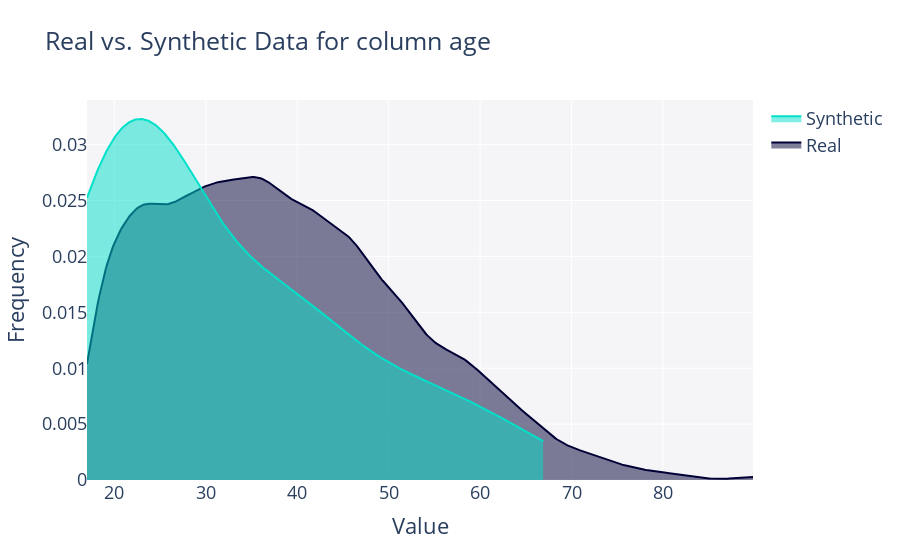
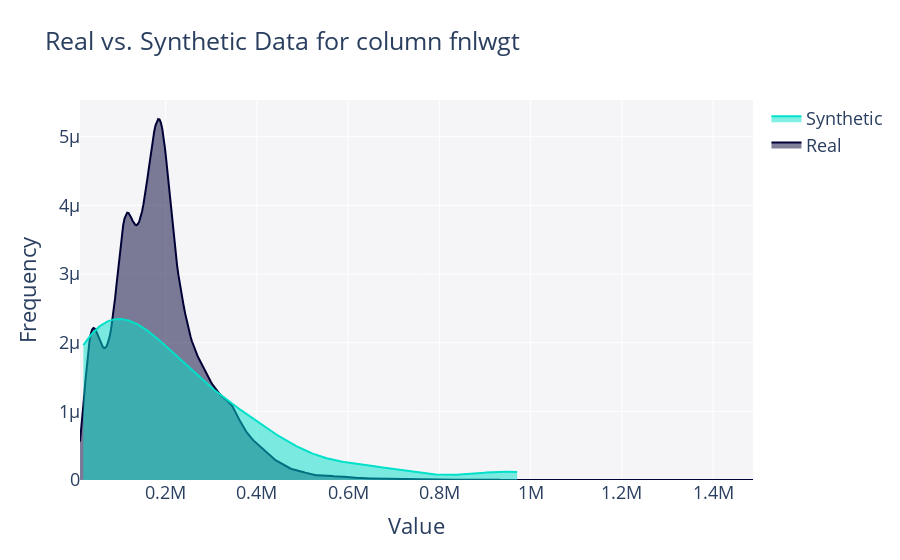
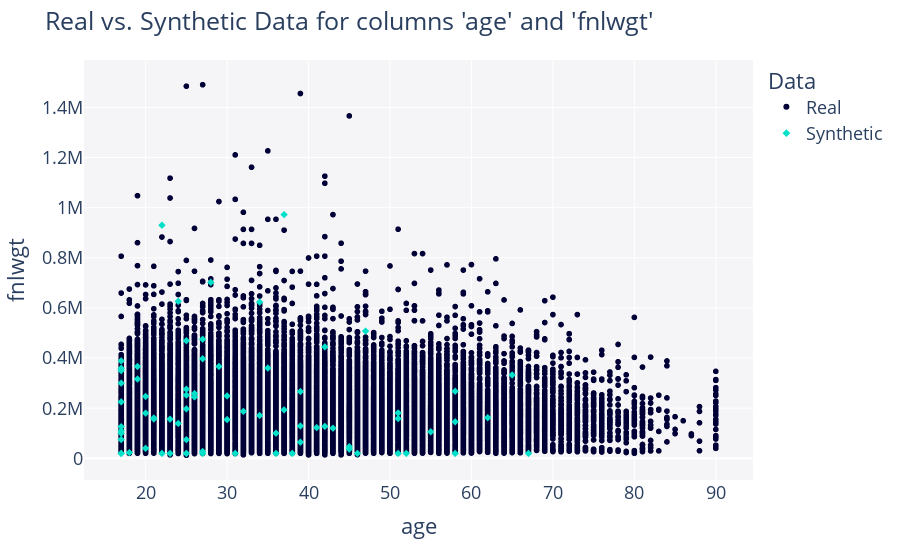

Notebook source saved alongside these figures, in order:
### Code cell
# SDV Data Analysis
# needs: original data, synthetic data, metadata

# quality check
print("=== Quality Report ===")
quality_report = evaluate_quality(
    real_data=train_df,
    synthetic_data=synth_df,
    metadata=metadata)

print("=== Diagnostic Report ===")
diagnostic_report = run_diagnostic(
    real_data=train_df,
    synthetic_data=synth_df,
    metadata=metadata)

# distribution analysis

print("=== Column Report ===")
fig = get_column_plot(
    real_data=train_df,
    synthetic_data=synth_df,
    column_name='age',
    metadata=metadata
)
fig.show()
fig = get_column_plot(
    real_data=train_df,
    synthetic_data=synth_df,
    column_name='fnlwgt',
    metadata=metadata
)
fig.show()

fig = get_column_pair_plot(
    real_data=train_df,
    synthetic_data=synth_df,
    metadata=metadata,
    column_names=['age', 'fnlwgt'],
)
fig.show()

# TODO: Wonder how this would look as column pair plot of a column and the y_pred

### Figure 1 — Plotly figure (JSON) as saved in the notebook; plotly's stock layout.template omitted (floating-point values rounded to 4 significant figures; data arrays with more than 128 entries replaced by an {"elided": "..."} marker saying what was removed)
{"data": [{"fill": "tozeroy", "hovertemplate": "<b>Real</b><br>Value: %{x}<br>Frequency: %{y}<extra></extra>", "legendgroup": "Real", "marker": {"color": "#000036"}, "mode": "lines", "name": "Real", "showlegend": true, "type": "scatter", "x": {"elided": "500 float values"}, "xaxis": "x", "y": {"elided": "500 float values"}, "yaxis": "y"}, {"fill": "tozeroy", "hovertemplate": "<b>Synthetic</b><br>Value: %{x}<br>Frequency: %{y}<extra></extra>", "legendgroup": "Synthetic", "marker": {"color": "#01E0C9"}, "mode": "lines", "name": "Synthetic", "showlegend": true, "type": "scatter", "x": {"elided": "500 float values"}, "xaxis": "x", "y": {"elided": "500 float values"}, "yaxis": "y"}], "layout": {"barmode": "overlay", "font": {"size": 18}, "hovermode": "closest", "legend": {"traceorder": "reversed"}, "plot_bgcolor": "#F5F5F8", "title": {"text": "Real vs. Synthetic Data for column age"}, "xaxis": {"anchor": "y2", "domain": [0, 1], "title": {"text": "Value"}, "zeroline": false}, "yaxis": {"anchor": "free", "domain": [0, 1], "position": 0, "title": {"text": "Frequency"}}}}

### Figure 2 — Plotly figure (JSON) as saved in the notebook; plotly's stock layout.template omitted (floating-point values rounded to 4 significant figures; data arrays with more than 128 entries replaced by an {"elided": "..."} marker saying what was removed)
{"data": [{"fill": "tozeroy", "hovertemplate": "<b>Real</b><br>Value: %{x}<br>Frequency: %{y}<extra></extra>", "legendgroup": "Real", "marker": {"color": "#000036"}, "mode": "lines", "name": "Real", "showlegend": true, "type": "scatter", "x": {"elided": "500 float values"}, "xaxis": "x", "y": {"elided": "500 float values"}, "yaxis": "y"}, {"fill": "tozeroy", "hovertemplate": "<b>Synthetic</b><br>Value: %{x}<br>Frequency: %{y}<extra></extra>", "legendgroup": "Synthetic", "marker": {"color": "#01E0C9"}, "mode": "lines", "name": "Synthetic", "showlegend": true, "type": "scatter", "x": {"elided": "500 float values"}, "xaxis": "x", "y": {"elided": "500 float values"}, "yaxis": "y"}], "layout": {"barmode": "overlay", "font": {"size": 18}, "hovermode": "closest", "legend": {"traceorder": "reversed"}, "plot_bgcolor": "#F5F5F8", "title": {"text": "Real vs. Synthetic Data for column fnlwgt"}, "xaxis": {"anchor": "y2", "domain": [0, 1], "title": {"text": "Value"}, "zeroline": false}, "yaxis": {"anchor": "free", "domain": [0, 1], "position": 0, "title": {"text": "Frequency"}}}}

### Figure 3 — Plotly figure (JSON) as saved in the notebook; plotly's stock layout.template omitted (floating-point values rounded to 4 significant figures; data arrays with more than 128 entries replaced by an {"elided": "..."} marker saying what was removed)
{"data": [{"hovertemplate": "Data=Real<br>age=%{x}<br>fnlwgt=%{y}<extra></extra>", "legendgroup": "Real", "marker": {"color": "#000036", "symbol": "circle"}, "mode": "markers", "name": "Real", "showlegend": true, "type": "scattergl", "x": {"elided": "39032 int values"}, "xaxis": "x", "y": {"elided": "39032 int values"}, "yaxis": "y"}, {"hovertemplate": "Data=Synthetic<br>age=%{x}<br>fnlwgt=%{y}<extra></extra>", "legendgroup": "Synthetic", "marker": {"color": "#01E0C9", "symbol": "diamond"}, "mode": "markers", "name": "Synthetic", "showlegend": true, "type": "scattergl", "x": [27, 41, 58, 19, 36, 17, 30, 22, 20, 43, 46, 58, 17, 42, 19, 39, 27, 32, 51, 24, 20, 39, 65, 36, 27, 17, 55, 38, 17, 23, 17, 21, 47, 42, 17, 30, 17, 25, 67, 24, 22, 25, 25, 45, 34, 17, 51, 25, 25, 34, 20, 35, 25, 45, 51, 21, 58, 17, 25, 31, 17, 37, 28, 17, 52, 23, 26, 29, 39, 26, 37, 62, 27, 17, 18], "xaxis": "x", "y": [475131, 122549, 145674, 316198, 19700, 349900, 154625, 930069, 180167, 120207, 19700, 267473, 109532, 127462, 366361, 128997, 27270, 187209, 19700, 139255, 39971, 64229, 332627, 100244, 397324, 300012, 105838, 19700, 19700, 19700, 19700, 160708, 507657, 444638, 75043, 249098, 359261, 74526, 19700, 626349, 19700, 19700, 469347, 36905, 171044, 388792, 158626, 275826, 252108, 623142, 246910, 360219, 19700, 46269, 181111, 157152, 19700, 126162, 197300, 19700, 100035, 193275, 702220, 19700, 19700, 156449, 258451, 366337, 266449, 245037, 972354, 162139, 19700, 225238, 22688], "yaxis": "y"}], "layout": {"font": {"size": 18}, "legend": {"title": {"text": "Data"}, "tracegroupgap": 0}, "margin": {"t": 60}, "plot_bgcolor": "#F5F5F8", "title": {"text": "Real vs. Synthetic Data for columns 'age' and 'fnlwgt'"}, "xaxis": {"anchor": "y", "domain": [0, 1], "title": {"text": "age"}}, "yaxis": {"anchor": "x", "domain": [0, 1], "title": {"text": "fnlwgt"}}}}
